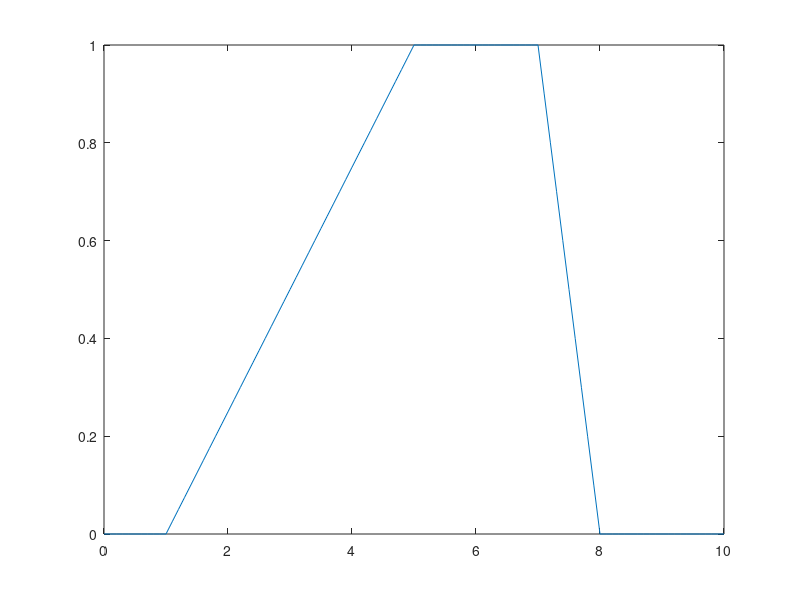

Recreate this plot in MATLAB.
trapx = 0:0.1:10;
a = 1;
b = 5;
c = 7;
d = 8;
trapy = max(min(min((trapx - a)./(b-a),1),(d-trapx)./(d-c)),0);
plot(trapx,trapy);